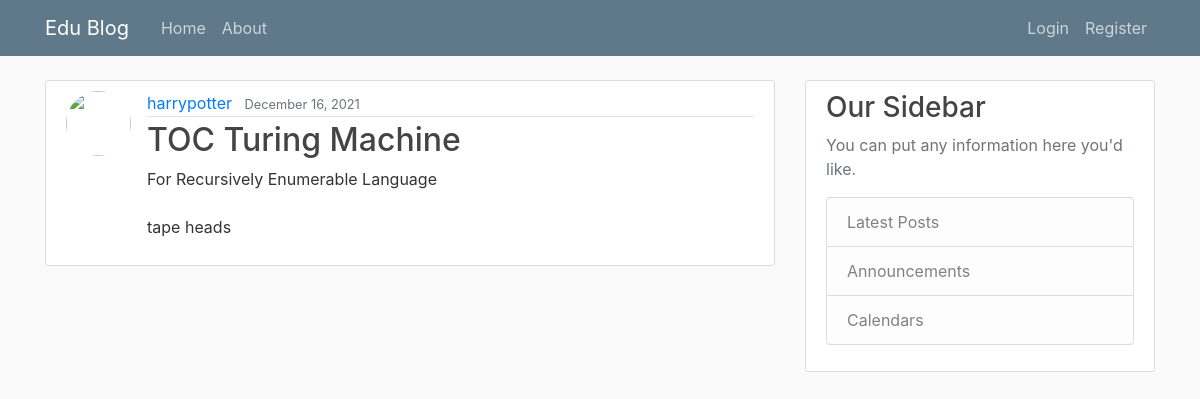
The page /blog/post/40 on the database its author committed.
### blog/models.py (models this page shows, shortened)
class Post(models.Model):
    title=models.CharField(max_length=100)
    content=models.TextField()
    date_posted=models.DateTimeField(default= timezone.now) #add is for when created, so it can never be updates, to keep it to posted just do auto_now
    author= models.ForeignKey(User, on_delete= models.CASCADE)

### blog/views.py (the view)
# urls.py: path('post/<int:pk>',PostDetailView.as_view(),name='post-detail'),
class PostDetailView(DetailView):
    model=Post

### blog/templates/blog/post_detail.html (shortened to what this page needs)
{% extends "blog/base.html" %}
{% block content %}
        <article class="media content-section">
            <img class="rounded-circle article-img" src="{{ object.post.author.profile.image.url }}" alt="">
            <div class="media-body">
            <div class="article-metadata">
                <a class="mr-2" href="#">{{ object.author }}</a>
                <small class="text-muted">{{ object.date_posted|date:"F d, Y" }}</small>
            </div>
            <h2 class="article-title"> {{ object.title }}</h2>
            <p class="article-content">{{ object.content }}</p>
            </div>
        </article>
{% endblock content %}

### blog/static/blog/main.css (style rules this page uses)
body { background: #fafafa; color: #333333; margin-top: 5rem; }
h1, h2, h3, h4, h5, h6 { color: #444444; }
.content-section { background: #ffffff; padding: 10px 20px; border: 1px solid #dddddd; border-radius: 3px; margin-bottom: 20px; }
.article-title { color: #444444; }
.article-content { white-space: pre-line; }
.article-img { height: 65px; width: 65px; margin-right: 16px; }
.article-metadata { padding-bottom: 1px; margin-bottom: 4px; border-bottom: 1px solid #e3e3e3 }

### rows shown on the page
Post: author "harrypotter", date_posted "December 16, 2021", title "TOC Turing Machine", content "For Recursively Enumerable Language tape heads"
